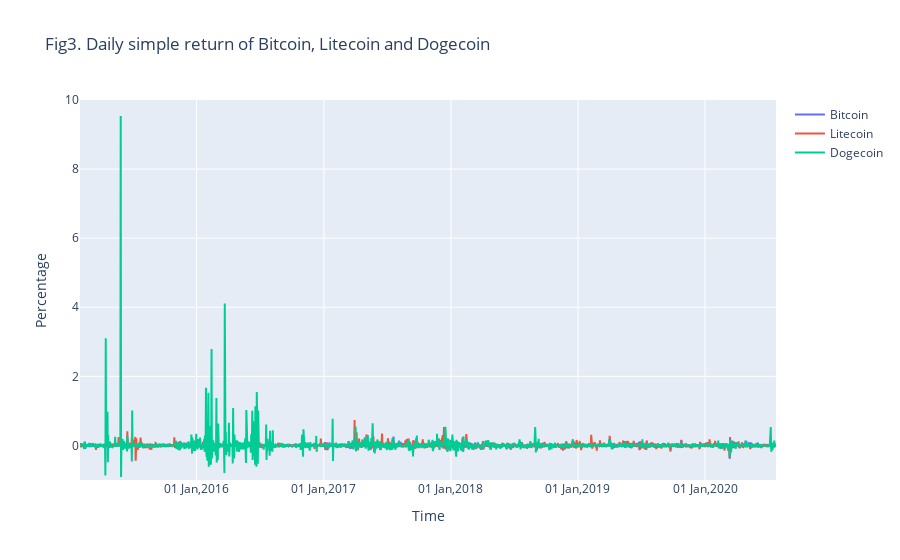

The notebook cell saved with this chart:
### Code cell
fig = go.Figure()
fig.add_trace(go.Scatter(x=daily_simple_return.index, y=daily_simple_return.BTC,
                    mode='lines',
                    name='Bitcoin'))
fig.add_trace(go.Scatter(x=daily_simple_return.index, y=daily_simple_return.LTC,
                    mode='lines',
                    name='Litecoin'))
fig.add_trace(go.Scatter(x=daily_simple_return.index, y=daily_simple_return.DOGE,
                    mode='lines', name='Dogecoin'))

fig.update_layout(title_text="Fig3. Daily simple return of Bitcoin, Litecoin and Dogecoin",\
                  hovermode='x unified')
fig.update_xaxes(title_text='Time', tickformat='%d %b,%Y')
fig.update_yaxes(title_text='Percentage')
fig.update_layout(yaxis=dict(range=[-1,10]))
fig.show()

### Figure 1 — Plotly figure (JSON) as saved in the notebook; plotly's stock layout.template omitted (floating-point values rounded to 4 significant figures; data arrays with more than 128 entries replaced by an {"elided": "..."} marker saying what was removed)
{"data": [{"mode": "lines", "name": "Bitcoin", "type": "scatter", "x": {"elided": "2001 str values"}, "y": {"elided": "2001 float values"}}, {"mode": "lines", "name": "Litecoin", "type": "scatter", "x": {"elided": "2001 str values"}, "y": {"elided": "2001 float values"}}, {"mode": "lines", "name": "Dogecoin", "type": "scatter", "x": {"elided": "2001 str values"}, "y": {"elided": "2001 float values"}}], "layout": {"hovermode": "x unified", "title": {"text": "Fig3. Daily simple return of Bitcoin, Litecoin and Dogecoin"}, "xaxis": {"tickformat": "%d %b,%Y", "title": {"text": "Time"}}, "yaxis": {"range": [-1, 10], "title": {"text": "Percentage"}}}}
